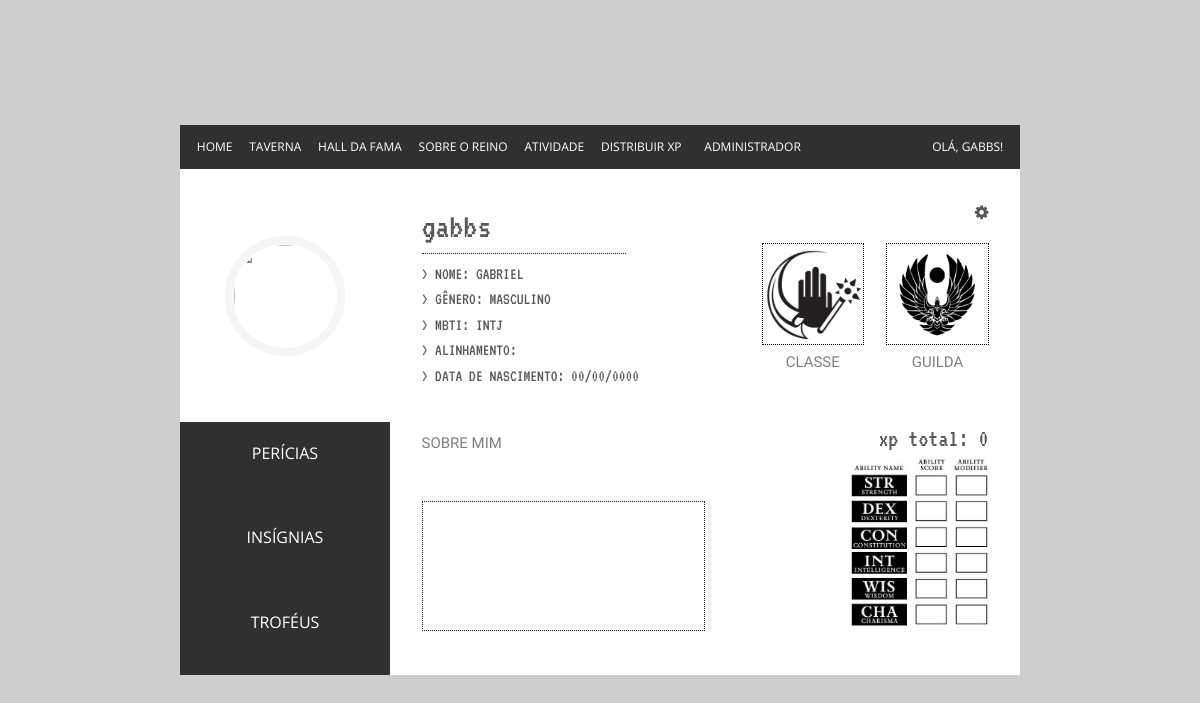
/_view/pageProfile.php?id=gabbs (signed in), run on an earlier commit of the app's database.
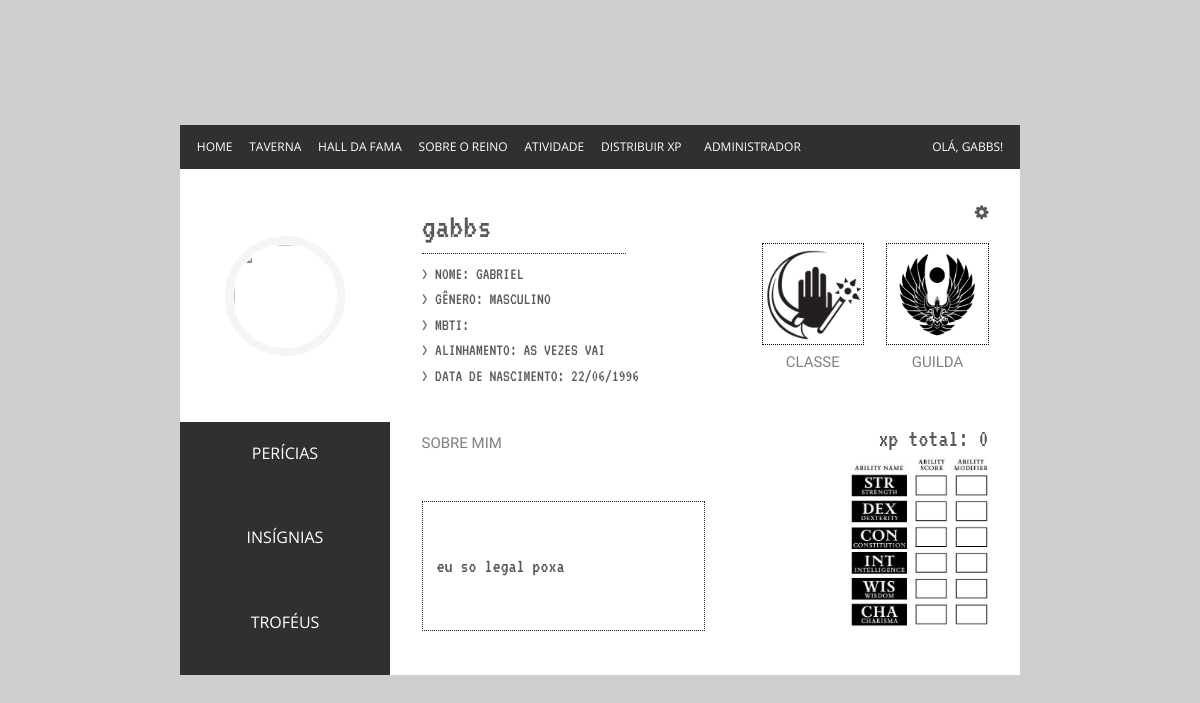
And on a later commit of the database.
### tables this page shows
CREATE TABLE `usuario` (
  `user` varchar(15) NOT NULL,
  `password` varchar(256) NOT NULL,
  `name` varchar(50) NOT NULL,
  `class` varchar(50) DEFAULT NULL,
  `exp` double DEFAULT NULL,
  `notActive` tinyint(1) DEFAULT NULL,
  `id_guild` int(11) DEFAULT NULL,
  `picture` varchar(256) DEFAULT NULL,
  `isDirector` tinyint(1) NOT NULL,
  `dateBirthday` date NOT NULL,
  `level` int(11) NOT NULL,
  `allignment` varchar(255) NOT NULL,
  `mbti` enum('','INTP','ENTJ','ENTP','INFJ','INFP','ENFJ','ENFP','ISTJ','ISFJ','ESTJ','ESFJ','ISTP','ISFP','ESTP','ESFP','INTJ') DEFAULT NULL,
  `about` varchar(255) NOT NULL,
  `attributes` varchar(255) NOT NULL,
  `title` varchar(255) NOT NULL,
  `expertise` varchar(255) NOT NULL,
  `genero` enum('M','F') NOT NULL
);

### _controller/getProfileData.php (called while the page is built)
<?php
    $queryText = "SELECT * FROM usuario WHERE user = '".$_GET['id']."'";
    $queryResult = mysqli_query ($conn, $queryText);
    if (!$queryResult)
    {
        echo "<script>alert('Erro ao carregar informações')</script>";
        die();
    }
    else{
        $userData = mysqli_fetch_array($queryResult);
    }
?>

### _controller/helper.php (called while the page is built, shortened)
<?php
function convert_date_db_to_gui($date){
    $new = explode("-",$date);
    $new_date = $new[2]."/".$new[1]."/".$new[0];
    return $new_date;
}
function convert_genre_db_to_gui($genre){
    if($genre == "M"){
        return "Masculino";
    }
}
?>

### _view/pageProfile.php (the view, shortened to what this page needs)
<?php
require_once ("../_controller/mysql_connect.php");
require_once ("../_controller/getProfileData.php");
require_once ("../_controller/helper.php");
?>
<!DOCTYPE html>
<html>
<head>
	<link rel="stylesheet" href="../_css/stylePageProfile.css" type="text/css">
	<link rel="stylesheet" href="https://maxcdn.bootstrapcdn.com/bootstrap/4.0.0-beta/css/bootstrap.min.css">
	<link href="https://maxcdn.bootstrapcdn.com/font-awesome/4.7.0/css/font-awesome.min.css" rel="stylesheet">
</head>
<body>
	<div class="container_profile_bg">
		<div class="container_profile">
			<div class="container_profile_top">
				<a href="home.php" class="container_profile_top_button_left">home</a>
				<a class="container_profile_top_button_left">taverna</a>
				<a href="pageRanking.php" class="container_profile_top_button_left">hall da fama</a>
				<a href="pageGuild.php" class="container_profile_top_button_left">sobre o reino</a>
				<a class="container_profile_top_button_left">atividade</a>
				<a class="container_profile_top_button_left">distribuir xp</a>
				<button class="container_profile_top_button_left" onclick="document.getElementById('edit_adm').style.display='block'">administrador</button>
				<a class="container_profile_top_button_right">olá, <?php echo $userData['user'];?>!</a>
			</div>
			<div class="container_profile_left">
				<div class="profile_img_bg_box">
					<div class="profile_img_bg">
						<img class="profile_img_inner" src="http://pa1.narvii.com/6256/4ec1d780edfb3f3ad303b0e6104d9a079c74e537_hq.gif">
					</div>
				</div>
				<div class="left_links_box">
					<a class="left_links_item left_links_item_border" href="#">Perícias</a>
					<a class="left_links_item left_links_item_border" href="#">Insígnias</a>
					<a class="left_links_item" href="#">Troféus</a>
				</div>
			</div>
			<div class="container_profile_right">
				<div class="container_profile_right_top">
					<div class="container_profile_right_top_left">
						<div class="profile_top_title"><?php echo $userData['user'];?></div>
						<div class="profile_top_subtitle"><?php echo $userData['title']; ?></div>
						<div class="profile_top_text" style="padding-top: 2%;">> NOME: <?php echo $userData['name']; ?></div>
						<div class="profile_top_text">> GÊNERO: <?php echo convert_genre_db_to_gui($userData['genero']); ?></div>
						<div class="profile_top_text">> MBTI: <?php echo $userData['mbti']; ?></div>
						<div class="profile_top_text">> ALINHAMENTO: <?php echo $userData['allignment']; ?></div>
						<div class="profile_top_text">> DATA DE NASCIMENTO: <?php echo convert_date_db_to_gui($userData['dateBirthday']); ?></div>
					</div>
					<div class="container_profile_right_top_right" style="flex-direction:column">
						<div onclick="document.getElementById('edit').style.display='block'" class="container_profile_edit" style="width: 100%;height: 15px;">
							<span style="float:right">
								<i class="fa fa-cog" aria-hidden="true"></i>
							</span>
						</div>
						<div style="display: flex; justify-content: space-between">
							<div class="container_profile_crest">
								<img src="../_img/backgrounds/mage-icon.png" style="width:100%; border: 1px dotted #000; padding: 2% 2% 2% 2%;">
								<div class="crest_container">
									<p class="profile_about_title">CLASSE</p>
								</div>
							</div>
							<div class="container_profile_crest">
								<img src="../_img/backgrounds/brasao.png" style="width:100%; border: 1px dotted #000; padding: 2% 2% 2% 2%;">
								<div class="crest_container">
									<p class="profile_about_title">GUILDA</p>
								</div>
							</div>
						</div>
					</div>
				</div>
				<div class="container_profile_right_bottom">
					<div class="container_profile_right_bottom_left">
						<p class="profile_about_title" style="margin-top: 28%;">sobre mim</p>
						<div class="profile_about_box">
							<p class="profile_about"><?php echo $userData['about'] ?></p>
						</div>
					</div>
					<div class="container_profile_right_bottom_right">
						<div style="text-align: right; font-size: 25px; margin-top: 4%;">xp total: <?php echo $userData['exp'] ?></div>
						<img src="_img/backgrounds/atributos.jpg" style="height:80%;width:auto; margin-top:10%; margin-left:20%; position:absolute; right: 0px; bottom:0px;">
					</div>
				</div>
			</div>
		</div>
	</div>
</body>
</html>

What changed in the data, as far as the page shows it:
changed usuario "gabbs": allignment (not shown) → "AS VEZES VAI"; dateBirthday "00/00/0000" → "22/06/1996"; about (not shown) → "eu so legal poxa"; mbti "INTJ" → (not shown)
